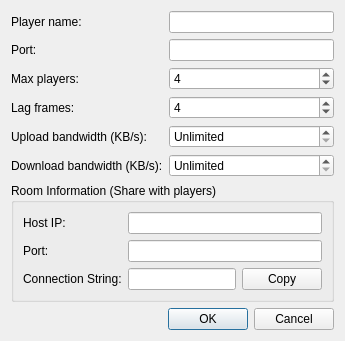
<?xml version="1.0" encoding="UTF-8"?>
<ui version="4.0">
 <class>NetplayStartHostDialog</class>
 <widget class="QDialog" name="NetplayStartHostDialog">
  <property name="geometry">
   <rect>
    <x>0</x>
    <y>0</y>
    <width>450</width>
    <height>500</height>
   </rect>
  </property>
  <property name="sizePolicy">
   <sizepolicy hsizetype="Preferred" vsizetype="Preferred">
    <horstretch>0</horstretch>
    <verstretch>0</verstretch>
   </sizepolicy>
  </property>
  <property name="windowTitle">
   <string>NETPLAY HOST</string>
  </property>
  <layout class="QVBoxLayout" name="verticalLayout">
   <property name="sizeConstraint">
    <enum>QLayout::SetFixedSize</enum>
   </property>
   <item>
    <layout class="QFormLayout" name="formLayout">
     <item row="0" column="0">
      <widget class="QLabel" name="label">
       <property name="text">
        <string>Player name:</string>
       </property>
      </widget>
     </item>
     <item row="1" column="0">
      <widget class="QLabel" name="label_2">
       <property name="text">
        <string>Port:</string>
       </property>
      </widget>
     </item>
     <item row="2" column="0">
      <widget class="QLabel" name="label_3">
       <property name="text">
        <string>Max players:</string>
       </property>
      </widget>
     </item>
     <item row="3" column="0">
      <widget class="QLabel" name="label_4">
       <property name="text">
        <string>Lag frames:</string>
       </property>
      </widget>
     </item>
     <item row="4" column="0">
      <widget class="QLabel" name="label_5">
       <property name="text">
        <string>Upload bandwidth (KB/s):</string>
       </property>
      </widget>
     </item>
     <item row="5" column="0">
      <widget class="QLabel" name="label_6">
       <property name="text">
        <string>Download bandwidth (KB/s):</string>
       </property>
      </widget>
     </item>
     <item row="0" column="1">
      <widget class="QLineEdit" name="txtPlayerName"/>
     </item>
     <item row="1" column="1">
      <widget class="QLineEdit" name="txtPort"/>
     </item>
     <item row="2" column="1">
      <widget class="QSpinBox" name="sbMaxPlayers">
       <property name="minimum">
        <number>2</number>
       </property>
       <property name="maximum">
        <number>16</number>
       </property>
       <property name="value">
        <number>4</number>
       </property>
      </widget>
     </item>
     <item row="3" column="1">
      <widget class="QSpinBox" name="sbLagFrames">
       <property name="minimum">
        <number>0</number>
       </property>
       <property name="maximum">
        <number>16</number>
       </property>
       <property name="value">
        <number>4</number>
       </property>
      </widget>
     </item>
     <item row="4" column="1">
      <widget class="QSpinBox" name="sbUploadBandwidth">
       <property name="minimum">
        <number>0</number>
       </property>
       <property name="maximum">
        <number>10000</number>
       </property>
       <property name="value">
        <number>0</number>
       </property>
       <property name="specialValueText">
        <string>Unlimited</string>
       </property>
      </widget>
     </item>
     <item row="5" column="1">
      <widget class="QSpinBox" name="sbDownloadBandwidth">
       <property name="minimum">
        <number>0</number>
       </property>
       <property name="maximum">
        <number>10000</number>
       </property>
       <property name="value">
        <number>0</number>
       </property>
       <property name="specialValueText">
        <string>Unlimited</string>
       </property>
      </widget>
     </item>
    </layout>
   </item>
   <item>
    <widget class="QGroupBox" name="gbRoomInfo">
     <property name="title">
      <string>Room Information (Share with players)</string>
     </property>
     <property name="visible">
      <bool>false</bool>
     </property>
     <layout class="QVBoxLayout" name="verticalLayout">
      <item>
       <layout class="QFormLayout" name="formLayout_2">
        <item row="0" column="0">
         <widget class="QLabel" name="label_host">
          <property name="text">
           <string>Host IP:</string>
          </property>
         </widget>
        </item>
        <item row="0" column="1">
         <widget class="QLineEdit" name="txtHostIP">
          <property name="readOnly">
           <bool>true</bool>
          </property>
         </widget>
        </item>
        <item row="1" column="0">
         <widget class="QLabel" name="label_port">
          <property name="text">
           <string>Port:</string>
          </property>
         </widget>
        </item>
        <item row="1" column="1">
         <widget class="QLineEdit" name="txtRoomPort">
          <property name="readOnly">
           <bool>true</bool>
          </property>
         </widget>
        </item>
        <item row="2" column="0">
         <widget class="QLabel" name="label_roomcode">
          <property name="text">
           <string>Connection String:</string>
          </property>
         </widget>
        </item>
        <item row="2" column="1">
         <layout class="QHBoxLayout" name="horizontalLayout">
          <item>
           <widget class="QLineEdit" name="txtConnectionString">
            <property name="readOnly">
             <bool>true</bool>
            </property>
           </widget>
          </item>
          <item>
           <widget class="QPushButton" name="btnCopy">
            <property name="text">
             <string>Copy</string>
            </property>
           </widget>
          </item>
         </layout>
        </item>
       </layout>
      </item>
     </layout>
    </widget>
   </item>
   <item>
    <widget class="QDialogButtonBox" name="buttonBox">
     <property name="orientation">
      <enum>Qt::Horizontal</enum>
     </property>
     <property name="standardButtons">
      <set>QDialogButtonBox::Cancel|QDialogButtonBox::Ok</set>
     </property>
    </widget>
   </item>
  </layout>
 </widget>
 <resources/>
 <connections>
  <connection>
   <sender>buttonBox</sender>
   <signal>accepted()</signal>
   <receiver>NetplayStartHostDialog</receiver>
   <slot>accept()</slot>
   <hints>
    <hint type="sourcelabel">
     <x>248</x>
     <y>254</y>
    </hint>
    <hint type="destinationlabel">
     <x>157</x>
     <y>274</y>
    </hint>
   </hints>
  </connection>
  <connection>
   <sender>buttonBox</sender>
   <signal>rejected()</signal>
   <receiver>NetplayStartHostDialog</receiver>
   <slot>reject()</slot>
   <hints>
    <hint type="sourcelabel">
     <x>316</x>
     <y>260</y>
    </hint>
    <hint type="destinationlabel">
     <x>286</x>
     <y>274</y>
    </hint>
   </hints>
  </connection>
 </connections>
</ui>
